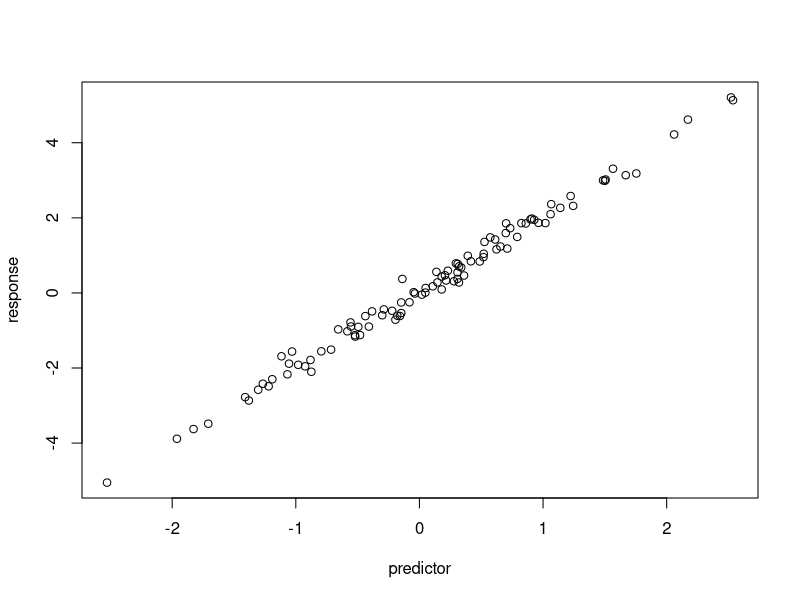

The R script that drew this image:
# Simulate and plot data
# Alina Vannarath
# u1258689@utah.edu 
# 2025-08-26

# Simulate predictor variable
predictor <- rnorm(n = 100)
# Simulate response variable with some noise
response <- 2 * predictor + rnorm(n = 100, sd = 0.2)

# Plot the data
plot(x = predictor, y = response)